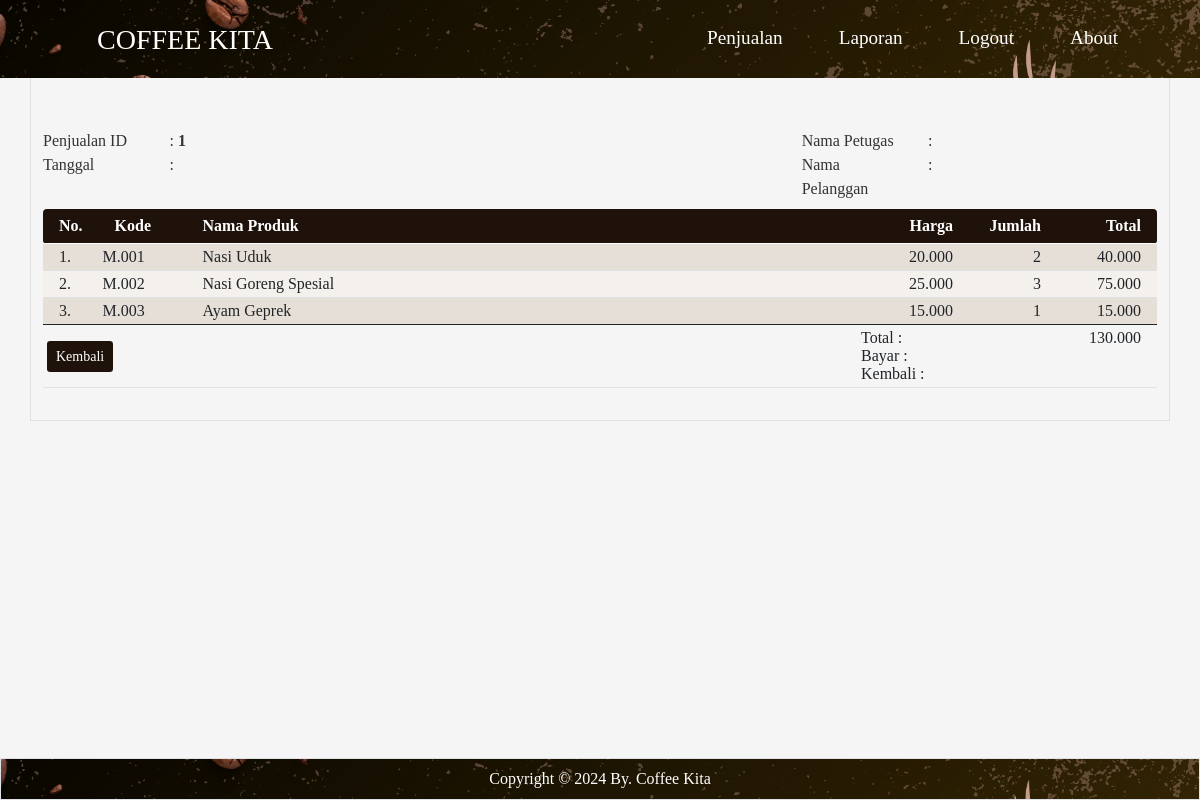
The page /penjualan/detail_penjualan.php?penid=1 on the database as committed earlier.
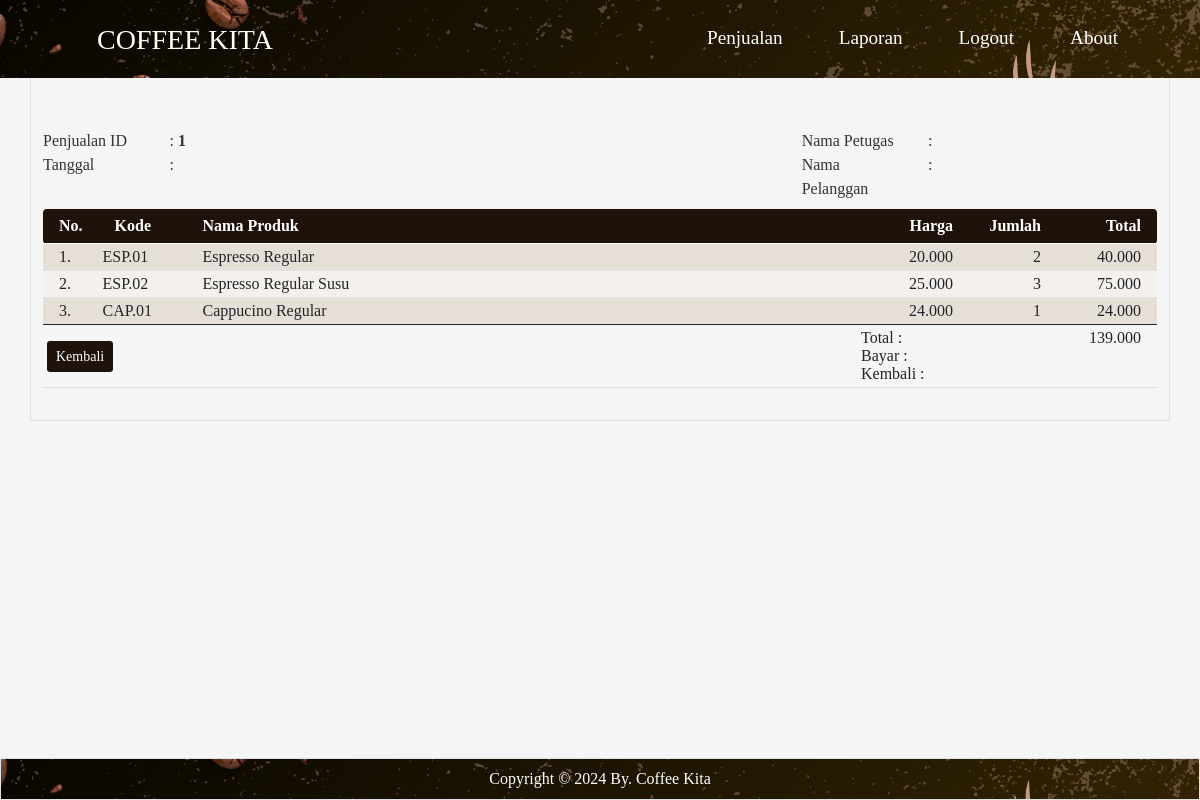
The same page on the database as committed later.
### tables this page shows
CREATE TABLE `detail_penjualan` (
  `detail_id` int(11) NOT NULL,
  `kode_produk` varchar(15) DEFAULT NULL,
  `nama_produk` varchar(50) DEFAULT NULL,
  `harga` int(11) DEFAULT NULL,
  `jumlah` int(11) DEFAULT NULL,
  `penjualan_id` int(11) DEFAULT NULL
);

### penjualan/detail_penjualan.php (the view, shortened to what this page needs)
<?php
if (isset($_GET['penid'])) {
	$penid = $_GET['penid'];
	$npet = $_GET['npet'];
	$npel = $_GET['npel'];
	$tgl = $_GET['tgl'];
	$byr = $_GET['byr'];
	$kbl = $_GET['kbl'];
	$halaman = $_GET['halaman'];
	?>
	<html>
	<!DOCTYPE html>
	<html lang="en">
	<head>
		<link rel="stylesheet" href="../bootstrap/css/bootstrap.min.css" />
	</head>
	<body>
		<?php include "../header.php" ?>
		<main class="container border py-3 pt-5">
			<br><br><br>
			<div class="row py-2">
				<div class="col-4">
					<div class="row">
						<div class="col-4">Penjualan ID</div>
						<div class="col-8">: <b><?= $penid ?></b></div>
					</div>
					<div class="row">
						<div class="col-4">Tanggal</div>
						<div class="col-8">: <b><?= $tgl ?></b></div>
					</div>
				</div>
				<div class="col-4"></div>
				<div class="col-4">
					<div class="row">
						<div class="col-4">Nama Petugas</div>
						<div class="col-8">: <b><?= $npet ?></b></div>
					</div>
					<div class="row">
						<div class="col-4">Nama Pelanggan</div>
						<div class="col-8">: <b><?= $npel ?></b></div>
					</div>
				</div>
			</div>
			<table class="table table-hover table-striped table-sm">
				<thead class="text-white" style="background-color:rgb(30, 18, 11);">
					<tr>
						<th class="py-2 px-3 rounded-start" width="55px">No.</th>
						<th class="py-2 px-3" width="100px">Kode</th>
						<th class="py-2">Nama Produk</th>
						<th class="py-2 text-end" width="100px">Harga</th>
						<th class="py-2 px-3 text-end" width="100px">Jumlah</th>
						<th class="py-2 px-3 text-end rounded-end" width="100px">Total</th>
					</tr>
				</thead>
				<tbody>
					<?php
					include "../config.php";
					$penid = $_GET['penid'];
					$sql = "select * from detail_penjualan where penjualan_id='$penid'";
					$result = mysqli_query($koneksi, $sql);
					$no = 1;
					$jmltot = 0;
					while ($data = mysqli_fetch_array($result)) {
						$hp = number_format($data['harga'], 0, ",", ".");
						$jp = number_format($data['jumlah'], 0, ",", ".");
						$total = $data['harga'] * $data['jumlah'];
						$tot = number_format($total, 0, ",", ".");
						?>
						<tr>
							<td class="px-3"><?= $no ?>.</td>
							<td><?= $data['kode_produk'] ?></td>
							<td><?= $data['nama_produk'] ?></td>
							<td align="right"><?= $hp ?></td>
							<td align="right" class="px-3"><?= $jp ?></td>
							<td align="right" class="px-3"><?= $tot ?></td>
						</tr>
						<?php
						$no++;
						$jmltot = $jmltot + $total;
						$jmltotal = number_format($jmltot, 0, ",", ".");
					}
					?>
				</tbody>
				<tfoot>
					<tr>
						<td colspan="3" class="text-start py-1">
							<a class="btn btn-sm text-white" href="index.php?halaman=<?= $halaman ?>"
								style="background-color:rgb(30, 18, 11);">Kembali</a>
						</td>
						<td class="text-start py-1">
							Total :<br>
							Bayar :<br>
							Kembali :
						</td>
						<td colspan="2" class="text-end px-3">
							<?= $jmltotal ?><br>
							<?= $byr ?><br>
							<?= $kbl ?><br>
						</td>
					</tr>
				</tfoot>
			</table>
		</main>
		<?php include "../footer.php" ?>
	</body>
	</html>
<?php } ?>

Rows that differ between the two databases and show on the page:
changed detail_penjualan: kode_produk "M.001" → "ESP.01"; nama_produk "Nasi Uduk" → "Espresso Regular"
changed detail_penjualan: kode_produk "M.002" → "ESP.02"; nama_produk "Nasi Goreng Spesial" → "Espresso Regular Susu"
changed detail_penjualan: kode_produk "M.003" → "CAP.01"; nama_produk "Ayam Geprek" → "Cappucino Regular"; harga "15.000" → "24.000"; tot "15.000" → "24.000"
Other text that changed with them:
$jmltotal: "130.000" → "139.000"
